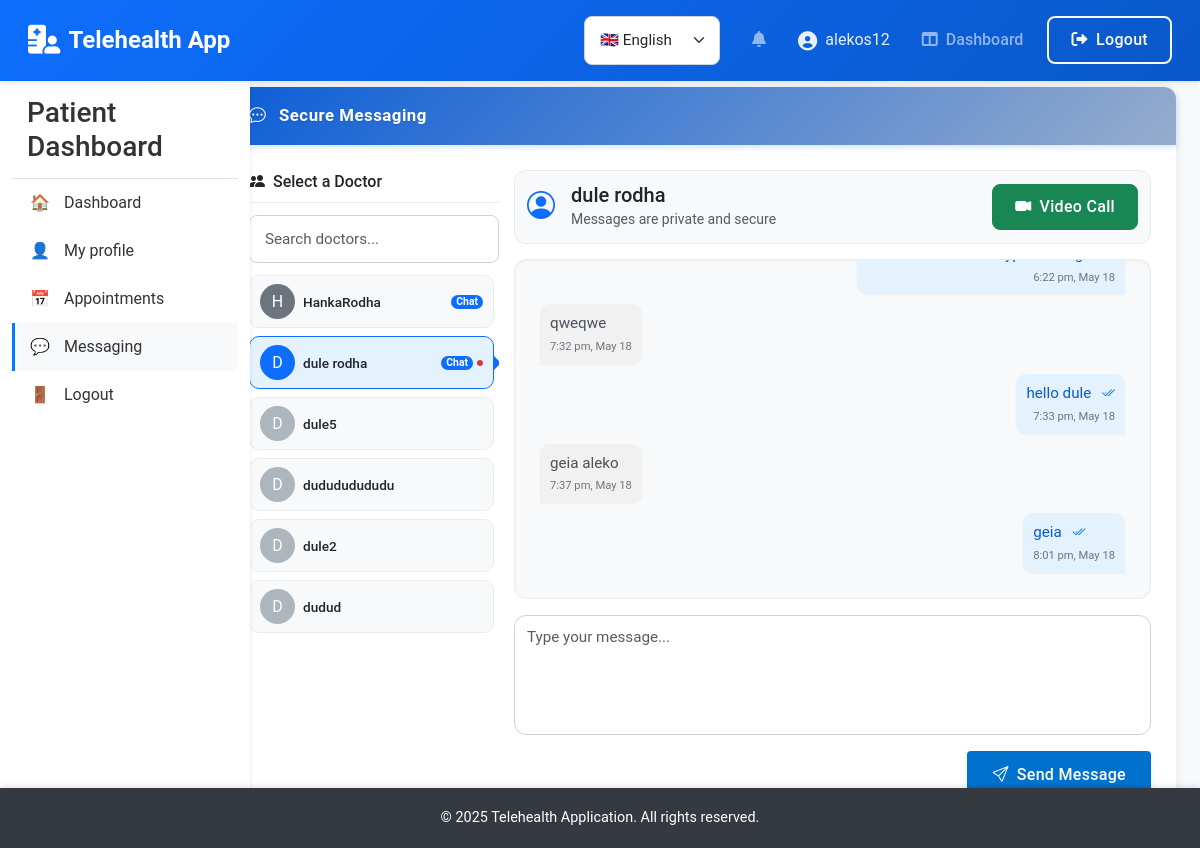
The app's page /public/patient_chat.php (signed in) with its own data.
### tables this page shows
CREATE TABLE `users` (
  `user_id` int(11) NOT NULL,
  `full_name` varchar(100) NOT NULL,
  `email` varchar(100) NOT NULL,
  `password_hash` varchar(255) NOT NULL,
  `role` enum('admin','doctor','patient') NOT NULL,
  `created_at` timestamp NOT NULL DEFAULT current_timestamp()
);

CREATE TABLE `chat_messages` (
  `message_id` int(11) NOT NULL,
  `sender_id` int(11) NOT NULL,
  `receiver_id` int(11) NOT NULL,
  `message` text NOT NULL,
  `sent_at` timestamp NOT NULL DEFAULT current_timestamp(),
  `is_read` tinyint(1) NOT NULL DEFAULT 0
);

### includes/encryption.php (called while the page is built, shortened)
<?php
function decryptMessage($encryptedMessage) {
    $decoded = base64_decode($encryptedMessage);
    $iv = substr($decoded, 0, 12);
    $tag = substr($decoded, 12, 16);
    $encrypted = substr($decoded, 28);
    $decrypted = openssl_decrypt(
        $encrypted,
        'aes-256-gcm',
        ENCRYPTION_KEY,
        OPENSSL_RAW_DATA,
        $iv,
        $tag
    );
    return $decrypted;
}

### public/patient_chat.php (the view, shortened to what this page needs)
<?php
require_once '../database/db_connection.php';
require_once '../includes/encryption.php';
$patient_id = $_SESSION['user_id'];
$selected_doctor_id = null;
if (isset($_GET['doctor_id'])) {
    $selected_doctor_id = intval($_GET['doctor_id']);
} else {
    $recent_query = $conn->prepare("
        SELECT IF(sender_id = ?, receiver_id, sender_id) as doctor_id
        FROM chat_messages
        WHERE sender_id = ? OR receiver_id = ?
        ORDER BY sent_at DESC
        LIMIT 1
    ");
    $recent_query->bind_param("iii", $patient_id, $patient_id, $patient_id);
    $recent_query->execute();
    $recent_result = $recent_query->get_result();
    if ($recent_result->num_rows > 0) {
        $row = $recent_result->fetch_assoc();
        $check_doctor = $conn->prepare("SELECT user_id FROM users WHERE user_id = ? AND role = 'doctor'");
        $check_doctor->bind_param("i", $row['doctor_id']);
        $check_doctor->execute();
        if ($check_doctor->get_result()->num_rows > 0) {
            $selected_doctor_id = $row['doctor_id'];
        }
    }
}
$doctor_query = "
    SELECT DISTINCT u.user_id, u.full_name
    FROM users u
    LEFT JOIN chat_messages cm ON (u.user_id = cm.sender_id OR u.user_id = cm.receiver_id)
                              AND (cm.sender_id = $patient_id OR cm.receiver_id = $patient_id)
    WHERE u.role = 'doctor'
    ORDER BY
        CASE WHEN cm.message_id IS NOT NULL THEN 0 ELSE 1 END,
        cm.sent_at DESC
";
$doctors = $conn->query($doctor_query);
$chat_messages = [];
if ($selected_doctor_id) {
    $stmt = $conn->prepare("SELECT * FROM chat_messages
        WHERE (sender_id = ? AND receiver_id = ?)
           OR (sender_id = ? AND receiver_id = ?)
        ORDER BY sent_at ASC");
    $stmt->bind_param("iiii", $patient_id, $selected_doctor_id, $selected_doctor_id, $patient_id);
    $stmt->execute();
    $chat_messages = $stmt->get_result();
}
?>
<!DOCTYPE html>
<html lang="en">
<head>
    <link href="https://cdn.jsdelivr.net/npm/bootstrap@5.3.0/dist/css/bootstrap.min.css" rel="stylesheet">
    <link rel="stylesheet" href="https://cdn.jsdelivr.net/npm/bootstrap-icons@1.11.1/font/bootstrap-icons.css">
    <link rel="stylesheet" href="../assets/styles.css">
</head>
<body>
    <?php include_once '../includes/header.php'; ?>
    <div class="container-fluid">
        <div class="row">
            <?php include_once '../includes/patient_sidebar.php'; ?>
            <main class="col-md-9 ms-sm-auto col-lg-10 px-md-4">
                <div class="d-flex justify-content-between flex-wrap flex-md-nowrap align-items-center pt-3 pb-2 mb-3 border-bottom">
                    <h1 class="h2">Message Your Doctor</h1>
                </div>
                <div class="card">
                    <div class="card-header">
                        <i class="bi bi-chat-dots me-2"></i>
                        Secure Messaging
                    </div>
                    <div class="card-body">
                        <div class="chat-layout">
                            <div class="doctors-column">
                                <div class="chat-section-title">
                                    <i class="bi bi-people-fill me-2"></i>Select a Doctor
                                </div>
                                <div class="doctor-filter">
                                    <input type="text" class="form-control" id="doctorSearch" placeholder="Search doctors..." onkeyup="filterDoctors()">
                                </div>
                                <div class="doctor-cards">
                                    <?php
                                    if ($doctors->num_rows > 0) {
                                        $doctors->data_seek(0);
                                    }
                                    while ($d = $doctors->fetch_assoc()):
                                        $initial = strtoupper(substr($d['full_name'], 0, 1));
                                        $isRecent = ($selected_doctor_id == $d['user_id'] && !isset($_GET['doctor_id']));
                                        $isActive = ($selected_doctor_id == $d['user_id']);
                                        $has_history_query = $conn->prepare("
                                            SELECT message_id FROM chat_messages
                                            WHERE (sender_id = ? AND receiver_id = ?)
                                               OR (sender_id = ? AND receiver_id = ?)
                                            LIMIT 1
                                        ");
                                        $has_history_query->bind_param("iiii", $patient_id, $d['user_id'], $d['user_id'], $patient_id);
                                        $has_history_query->execute();
                                        $has_chat_history = $has_history_query->get_result()->num_rows > 0;
                                    ?>
                                    <a href="patient_chat.php?doctor_id=<?= htmlspecialchars($d['user_id'], ENT_QUOTES, 'UTF-8') ?>" class="doctor-card <?= $isActive ? 'active' : '' ?>">
                                        <div class="doctor-avatar" style="background-color: <?= $isActive ? '#0d6efd' : ($has_chat_history ? '#6c757d' : '#adb5bd') ?>">
                                            <?= htmlspecialchars($initial, ENT_QUOTES, 'UTF-8') ?>
                                        </div>
                                        <div class="doctor-name"><?= htmlspecialchars($d['full_name'], ENT_QUOTES, 'UTF-8') ?></div>
                                        <?php if ($has_chat_history): ?>
                                            <span class="badge bg-primary doctor-badge">Chat</span>
                                        <?php endif; ?>
                                        <?php if ($isRecent): ?>
                                            <span class="recent-badge" title="Most recent conversation"></span>
                                        <?php endif; ?>
                                    </a>
                                    <?php endwhile; ?>
                                </div>
                            </div>
                            <div class="chat-column">
                                <?php if ($selected_doctor_id): ?>
                                    <?php
                                    $doctor_name_query = $conn->prepare("SELECT full_name FROM users WHERE user_id = ?");
                                    $doctor_name_query->bind_param("i", $selected_doctor_id);
                                    $doctor_name_query->execute();
                                    $doctor_result = $doctor_name_query->get_result();
                                    $doctor_name = $doctor_result->fetch_assoc()['full_name'] ?? 'Doctor';
                                    ?>
                                    <div class="chat-header">
                                        <div class="d-flex align-items-center">
                                            <i class="bi bi-person-circle fs-3 me-3 text-primary"></i>
                                            <div>
                                                <h5 class="mb-0"><?= htmlspecialchars($doctor_name) ?></h5>
                                                <small class="text-muted">Messages are private and secure</small>
                                            </div>
                                            <button type="button" class="btn btn-success ms-auto" onclick="startVideoCall()">
                                                <i class="bi bi-camera-video-fill me-2"></i>Video Call
                                            </button>
                                        </div>
                                    </div>
                                    <div class="chat-box">
                                        <div class="chat-container">
                                        <?php while ($msg = $chat_messages->fetch_assoc()):
                                            $decrypted_message = decryptMessage($msg['message']);
                                            if ($decrypted_message === false) {
                                                $decrypted_message = "Error: Unable to decrypt message";
                                            }
                                        ?>
                                            <div class="message <?= ($msg['sender_id'] == $patient_id) ? 'sent' : 'received'; ?>">
                                                <div class="message-content">
                                                    <?= htmlspecialchars($decrypted_message); ?>
                                                    <?php if ($msg['sender_id'] == $patient_id && $msg['is_read']): ?>
                                                        <span class="read-mark" title="Read"><i class="bi bi-check2-all"></i></span>
                                                    <?php endif; ?>
                                                </div>
                                                <div class="message-time">
                                                    <?= date('g:i a, M j', strtotime($msg['sent_at'])); ?>
                                                </div>
                                            </div>
                                        <?php endwhile; ?>
                                        </div>
                                    </div>
                                    <form method="POST" action="patient_chat.php?doctor_id=<?= htmlspecialchars($selected_doctor_id, ENT_QUOTES, 'UTF-8'); ?>" class="mt-3">
                                        <div class="mb-3">
                                            <textarea name="message" class="form-control chat-textarea" required placeholder="Type your message..." rows="3"></textarea>
                                        </div>
                                        <div class="d-grid gap-2 d-md-flex justify-content-md-end">
                                            <button type="submit" class="btn btn-primary send-btn">
                                                <i class="bi bi-send me-2"></i>Send Message
                                            </button>
                                        </div>
                                    </form>
                                <?php endif; ?>
                            </div>
                        </div>
                    </div>
                </div>
            </main>
        </div>
    </div>
    <?php include_once '../includes/footer.php'; ?>
</body>
</html>

### records on screen
users: full_name "H", full_name "HankaRodha", shows "Chat"
users: full_name "D", full_name "dule rodha", shows "Chat"
users: full_name "D", full_name "dule5"
users: full_name "D", full_name "dudududududu"
users: full_name "D", full_name "dule2"
users: full_name "D", full_name "dudud"
chat_messages: is_read 1 (drawn), sent_at "6:22 pm, May 18"
chat_messages: message "qweqwe", sent_at "7:32 pm, May 18"
chat_messages: message "hello dule", is_read 1 (drawn), sent_at "7:33 pm, May 18"
chat_messages: message "geia aleko", sent_at "7:37 pm, May 18"
chat_messages: message "geia", is_read 1 (drawn), sent_at "8:01 pm, May 18"

### other values on screen
$_SESSION['name'] "alekos12"
